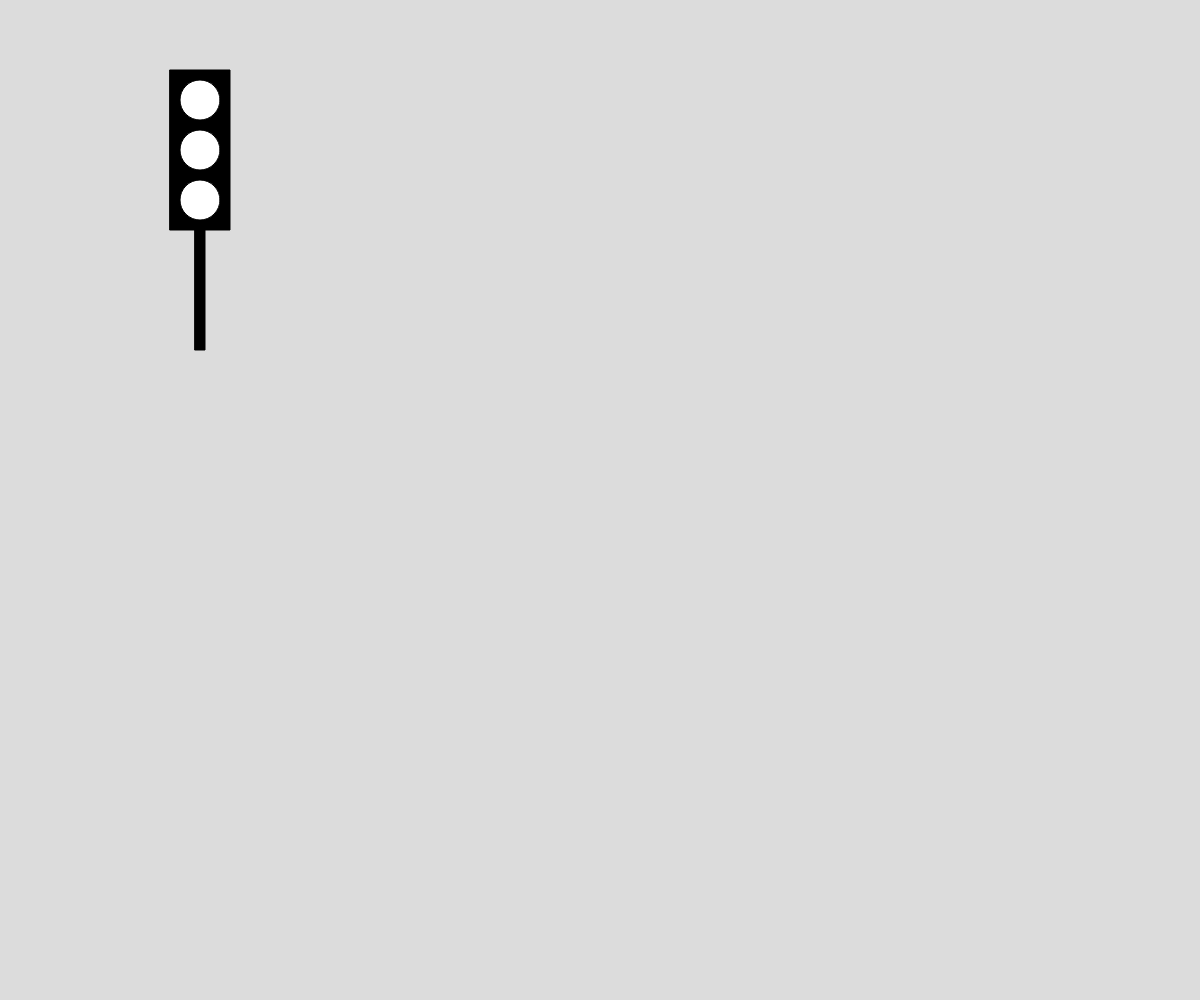
Frame 1 (no input)
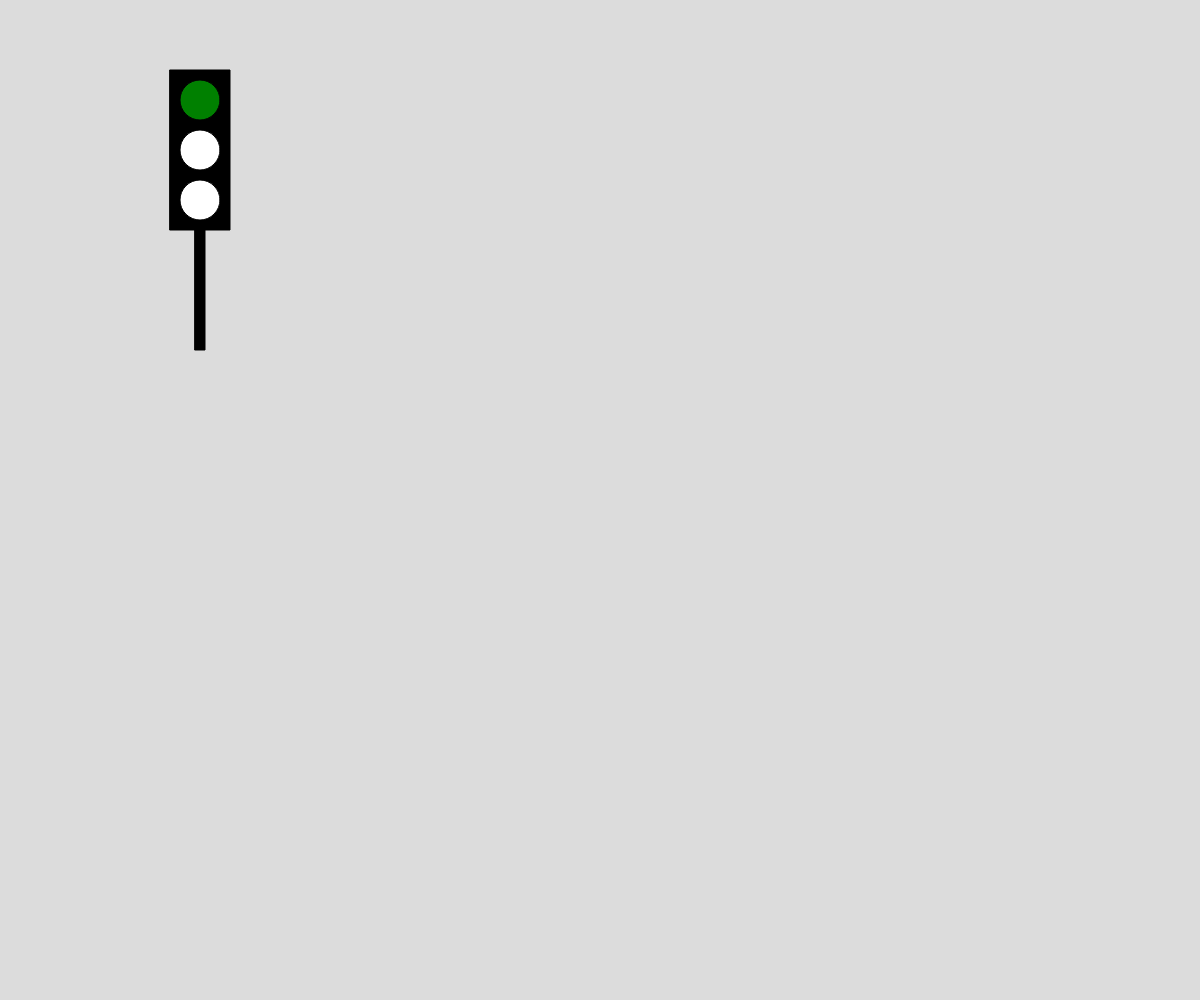
Frame 60 (no input)
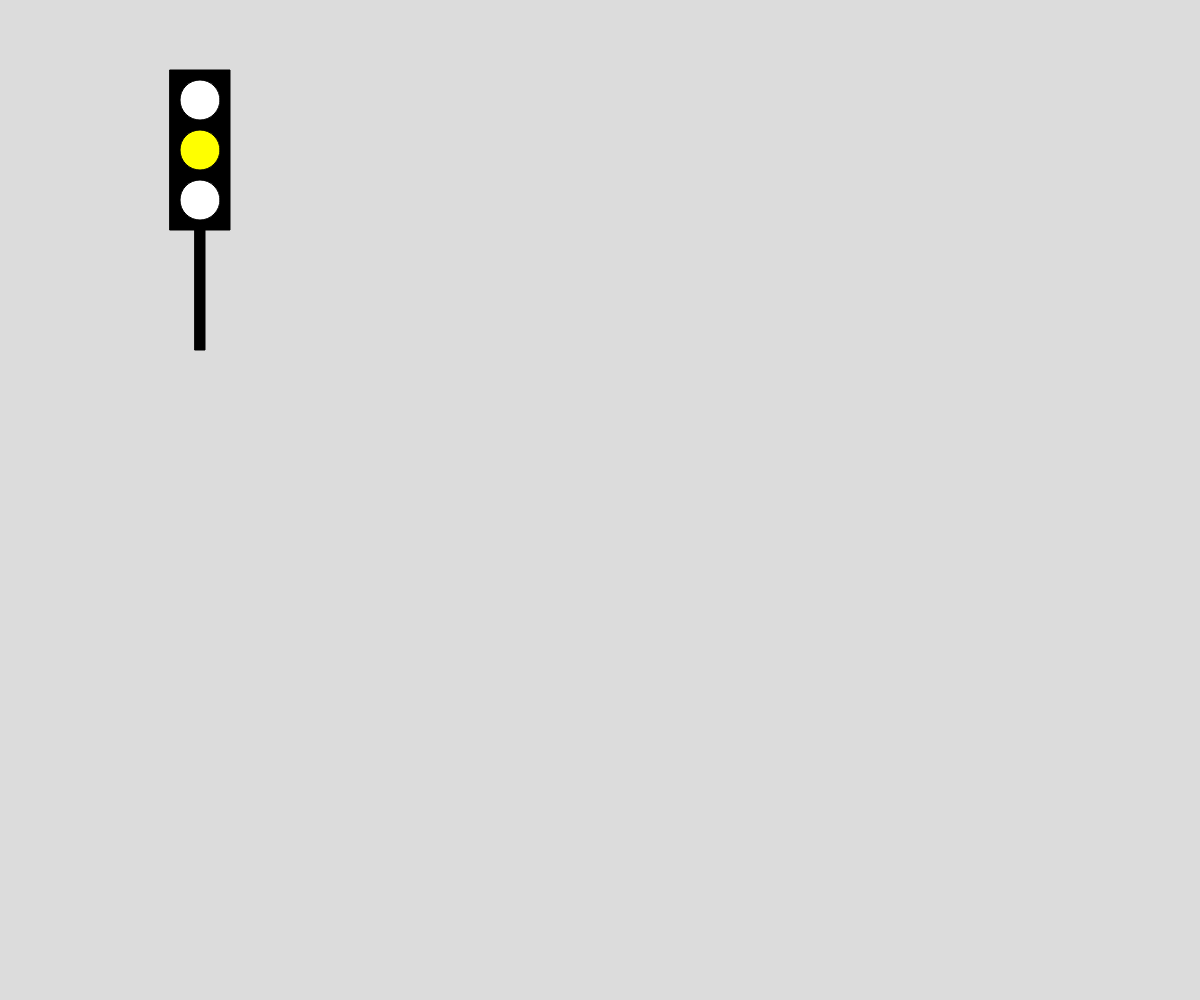
Frame 120 (the mouse pressed at the canvas centre since frame 60)

The p5.js sketch that drew these frames (run headless with seeded random() and noise() and a simulated clock; from frame 60 on, the mouse is pressed at the canvas centre):

// p5.js sketch
// ── sketch.js
var colr1 = 'white'
var colr2 = 'white'
var colr3 = 'white'

function setup() {
  background(220);
  createCanvas(windowWidth, windowHeight);
} 

function draw() {
   background(220);
   fill('black')
   rect(195,200,10,150);
    rect(170,70,60,160);
    fill(colr1);
  ellipse(200,100,40,40);
  fill(colr2);
  ellipse(200,150,40,40);
  fill(colr3);
  ellipse(200,200,40,40); 
if (mouseY < windowHeight/3){
  colr1 = 'green'
  colr2 = 'white'
  colr3 = 'white'
}
else if (mouseY < 2 * windowHeight/3){
  colr1 = 'white'
  colr2 = 'yellow'
  colr3= 'white'
}
else {
  colr1 = 'white'
  colr2 = 'white'
  colr3 = 'red'
  
}
}
